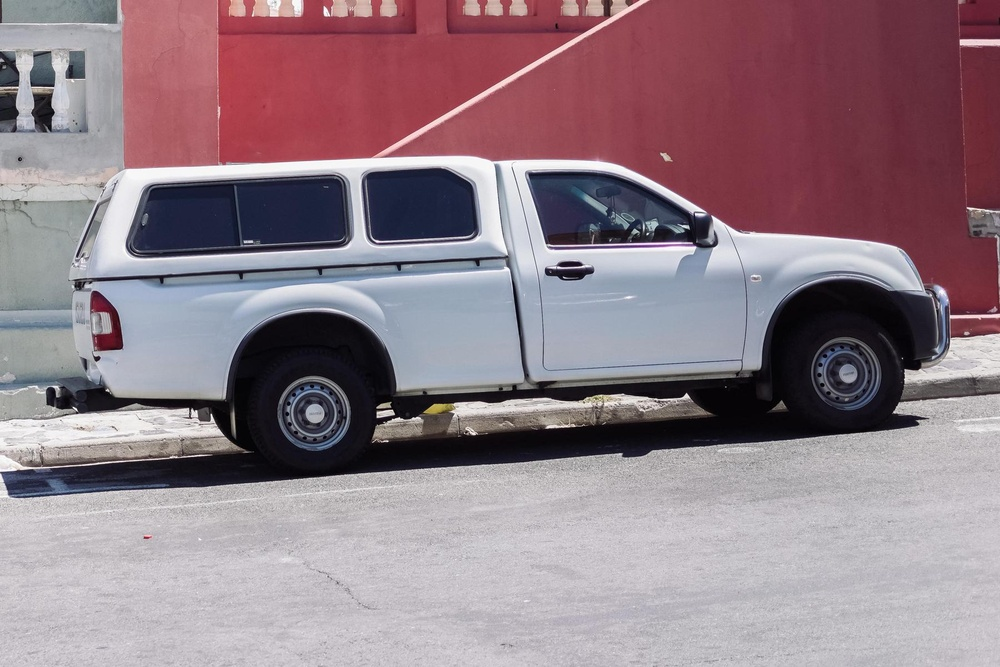
#> input picture tool_server/tool_workers/online_workers/test_cases/worker_tests/input_cases/truck.jpg, 1000 x 667 px, shrunk from 1800 x 1200 before the run, found by its file name
$ jupyter execute --allow-errors supply_with_fake_groundingdino.ipynb
#> lines starting #> are read from the running program, lines starting #| are printed output that depends on the picture
#> further down, image is the input picture: PIL image 1000x667 RGB; mean R, G, B 145.8, 126.5, 135.2
### tool_server/utils/utils.py
import json
import yaml
import os
import torch.distributed as dist
from tqdm import tqdm
from PIL import Image
from io import BytesIO
import io
import base64
import threading
import fcntl
import subprocess
from pathlib import Path

# File locking mechanism for thread safety
_file_locks = {}
_lock_lock = threading.Lock()

def _get_file_lock(filepath):
    """Get a lock for a specific file path."""
    with _lock_lock:
        if filepath not in _file_locks:
            _file_locks[filepath] = threading.Lock()
        return _file_locks[filepath]

# [17 lines left out: functions load_json_file, write_json_file, not called in this run]

def process_jsonl(file_path):
    '''
        将jsonl文件转换为装有dict的列表，线程安全
    '''
    data = []
    with _get_file_lock(file_path):
        with open(file_path, 'r', encoding='utf-8') as file:
            for line in file:
                json_obj = json.loads(line)
                data.append(json_obj)
    return data

# [285 lines left out: functions write_jsonl, merge_jsonl, append_jsonl, load_txt_file_as_list, load_txt_file_as_str, load_txt_file and 21 more, not called in this run]

### AdaDataCuration/real_chart/PixelReasoner/notebooks/supply_with_fake_groundingdino.ipynb
[cell 1]
from tool_server.utils.utils import *
from tool_server.utils.prompts import tool_planning_model_prompt_one_tool_call
from tqdm import tqdm
import json, os

input_data = "/mnt/petrelfs/songmingyang/code/reasoning/data_construction/PixelReasoner/data/pixelreasonersft_groundingcrop_formatted.jsonl"


#> (the rest of this cell did not finish here and is left out)

[cell 2]
import numpy as np
import matplotlib
from PIL import Image
from io import BytesIO

import matplotlib.pyplot as plt
import matplotlib.patches as patches
from copy import deepcopy

def annotate_image(image_np, boxes, logits, phrases):
    """在图像上绘制边界框和标签"""
    # 设置matplotlib使用非交互模式
    matplotlib.use('Agg')

    # 创建一个新的图形和轴
    fig, ax = plt.subplots(1)
    ax.imshow(image_np)

    # 获取图像尺寸
    h, w, _ = image_np.shape
#> h = 667; w = 1000

    # 为不同类别设置不同颜色
    unique_phrases = list(set(phrases))
    colors = plt.cm.hsv(np.linspace(0, 1, len(unique_phrases) if len(unique_phrases) > 0 else 1))
    color_map = {phrase: colors[i % len(colors)] for i, phrase in enumerate(unique_phrases)}

    # 绘制每个检测框
    for i, (box, logit, phrase) in enumerate(zip(boxes, logits, phrases)):
        # 获取边界框坐标
        x_min, y_min, x_max, y_max = box
        # 将归一化坐标转换为像素坐标
        x_min_px, y_min_px = int(x_min * w), int(y_min * h)
        x_max_px, y_max_px = int(x_max * w), int(y_max * h)

        # 计算宽度和高度
        width = x_max_px - x_min_px
        height = y_max_px - y_min_px

        # 获取当前类别的颜色
        color = color_map.get(phrase, 'red')

        # 创建一个矩形
        rect = patches.Rectangle(
            (x_min_px, y_min_px), width, height,
            linewidth=2, edgecolor=color, facecolor='none'
        )

        # 添加矩形到轴
        ax.add_patch(rect)

        # 添加标签文本
        confidence = f"{logit:.2f}"
        label = f"{phrase}: {confidence}"
        plt.text(
            x_min_px, y_min_px - 5, label,
            bbox=dict(facecolor=color, alpha=0.5),
            fontsize=8, color='white'
        )

    # 移除轴标签
    plt.axis('off')

    # 将图形保存到内存缓冲区
    buf = BytesIO()
    plt.savefig(buf, format='png', bbox_inches='tight', pad_inches=0, dpi=100)
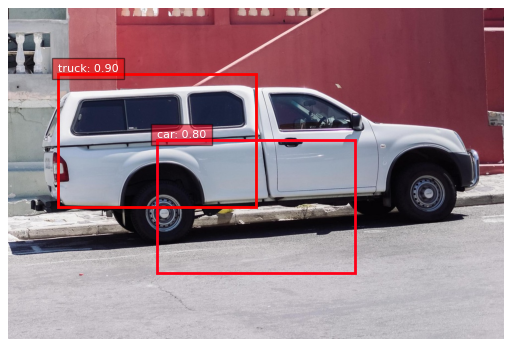
#> figure drawn by matplotlib, 1 panel
    plt.close(fig)
    buf.seek(0)

    # 从缓冲区加载图像
    annotated_image = Image.open(buf).convert('RGB')
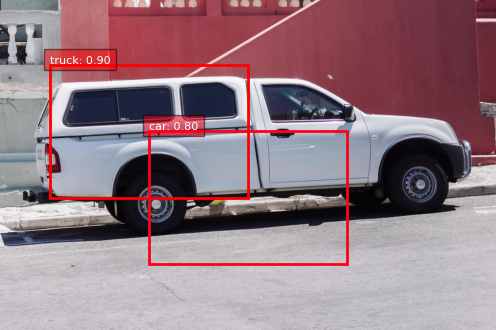
#> annotated_image: PIL image 496x330 RGB; mean R, G, B 148.5, 122.6, 131.3
    return annotated_image

image_path = "/mnt/petrelfs/songmingyang/code/reasoning/tool-agent/tool_server/tool_workers/online_workers/test_cases/worker_tests/input_cases/truck.jpg"
image = Image.open(image_path).convert('RGB')
arr = np.array(image)
boxes = [[0.1, 0.2, 0.5, 0.6], [0.3, 0.4, 0.7, 0.8]]
phrases = ["truck", "car"]
logits = [0.9, 0.8]
annotated_image = annotate_image(arr, boxes, logits, phrases)
annotated_image
